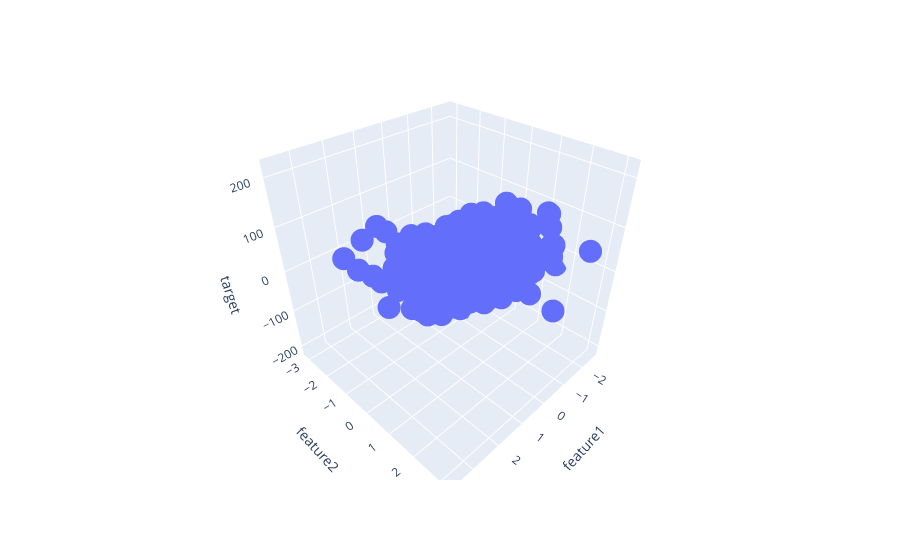

Notebook cell for this chart:
### Code cell
fig = px.scatter_3d(df, x='feature1', y='feature2', z='target')

fig.show()

### Figure 1 — Plotly figure (JSON) as saved in the notebook; plotly's stock layout.template omitted (floating-point values rounded to 4 significant figures; data arrays with more than 128 entries replaced by an {"elided": "..."} marker saying what was removed)
{"data": [{"hovertemplate": "feature1=%{x}<br>feature2=%{y}<br>target=%{z}<extra></extra>", "legendgroup": "", "marker": {"color": "#636efa", "symbol": "circle"}, "mode": "markers", "name": "", "scene": "scene", "showlegend": false, "type": "scatter3d", "x": {"elided": "500 float values"}, "y": {"elided": "500 float values"}, "z": {"elided": "500 float values"}}], "layout": {"legend": {"tracegroupgap": 0}, "margin": {"t": 60}, "scene": {"domain": {"x": [0, 1], "y": [0, 1]}, "xaxis": {"title": {"text": "feature1"}}, "yaxis": {"title": {"text": "feature2"}}, "zaxis": {"title": {"text": "target"}}}}}
